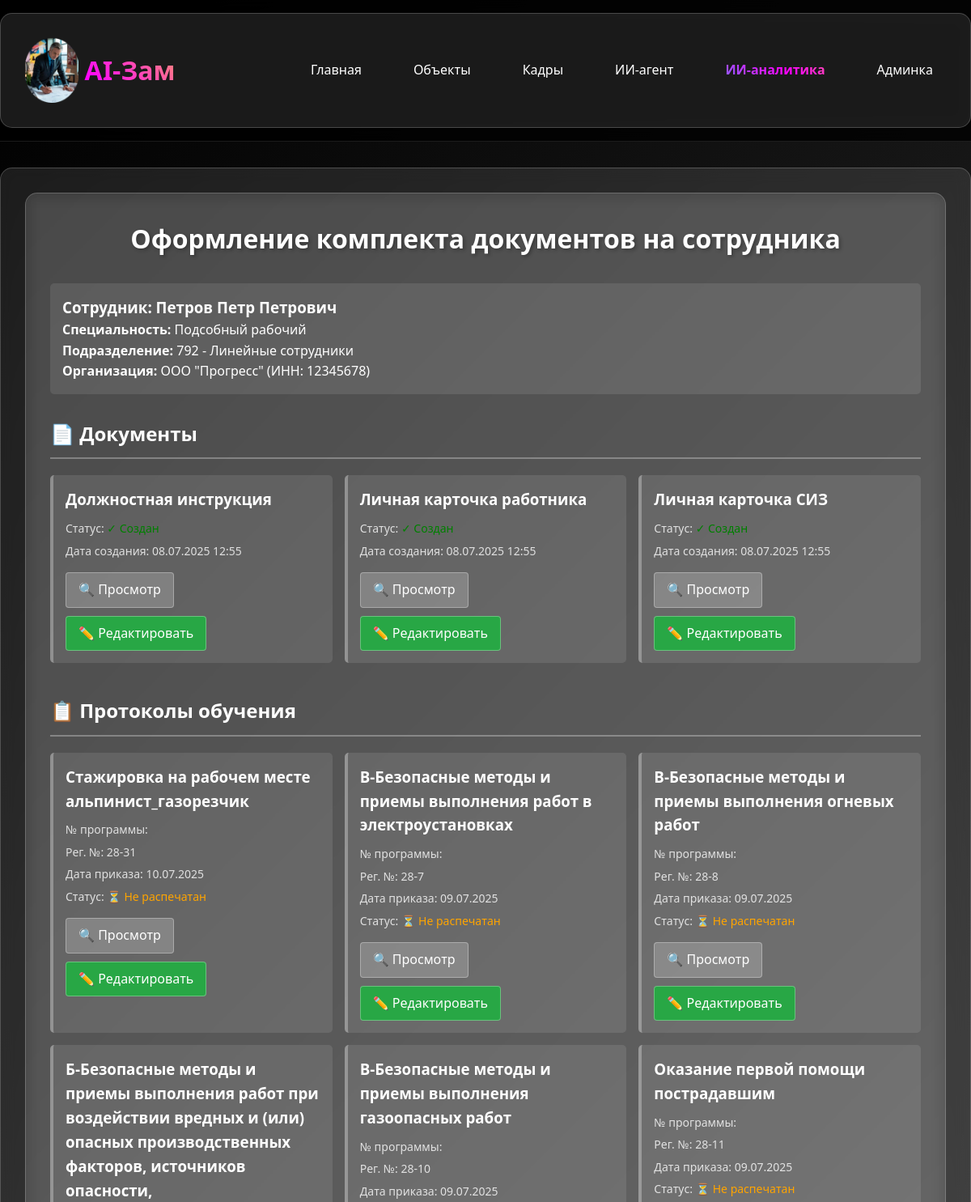
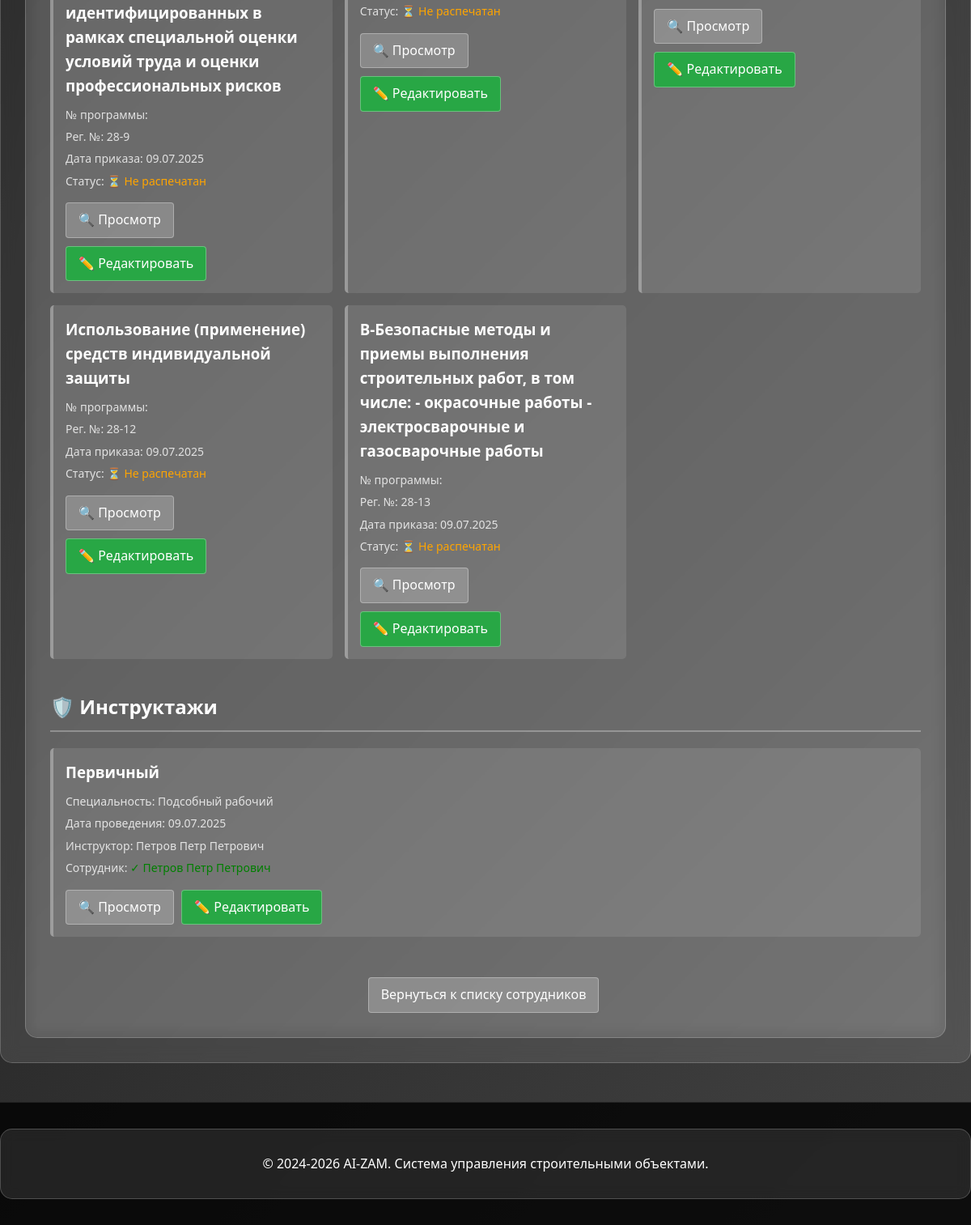
Screenshot of /sotrudniki/28/documents/ with the database file from the repository (2 pictures, top to bottom).
### sotrudniki/models.py (models this page shows, shortened)
class Sotrudnik(models.Model):
    POL_CHOICES = [
        ('мужской', 'Мужской'),
        ('женский', 'Женский'),
    ]
    organizaciya = models.ForeignKey(
        Organizaciya,
        on_delete=models.CASCADE,
        verbose_name="Организация",
        related_name="sotrudniki",
        null=True,
        blank=True
    )
    fio = models.CharField(max_length=300, verbose_name="ФИО")
    data_rozhdeniya = models.DateField(verbose_name="Дата рождения")
    pol = models.CharField(
        max_length=10,
        choices=POL_CHOICES,
        verbose_name="Пол",
        null=True,
        blank=True
    )
    razmer_odezhdy = models.CharField(
        max_length=10,
        default="50-52",
        verbose_name="Размер одежды"
    )
    razmer_obuvi = models.CharField(
        max_length=5,
        default="43",
        verbose_name="Размер обуви"
    )
    razmer_golovnogo_ubora = models.CharField(
        max_length=5,
        default="55",
        verbose_name="Размер головного убора"
    )
    specialnost = models.ForeignKey(
        Specialnost,
        on_delete=models.SET_NULL,
        null=True,
        blank=True,
        verbose_name="Специальность"
    )
    podrazdelenie = models.ForeignKey(
        Podrazdelenie,
        on_delete=models.SET_NULL,
        null=True,
        blank=True,
        verbose_name="Подразделение"
    )
    data_priema = models.DateField(verbose_name="Дата приема")
    data_nachala_raboty = models.DateField(verbose_name="Дата начала работы")
    objekty = models.ManyToManyField(
        'object.Objekt',
        verbose_name="Объекты",
        blank=True,
        help_text="Объекты, на которых работает сотрудник"
    )
    class Meta:
        verbose_name = "Сотрудник"
        verbose_name_plural = "Сотрудники"

class Specialnost(models.Model):
    nazvanie = models.CharField(max_length=200, verbose_name="Название специальности")
    kategoriya = models.CharField(max_length=200, verbose_name="Категория", null=True, blank=True)
    class Meta:
        verbose_name = "Специальность"
        verbose_name_plural = "Специальности"
    def __str__(self):
        return self.nazvanie

class Podrazdelenie(models.Model):
    organizaciya = models.ForeignKey(
        'Organizaciya',
        on_delete=models.CASCADE,
        verbose_name="Организация",
        related_name="podrazdeleniya",
        null=True,
        blank=True
    )
    kod = models.CharField(max_length=50, unique=True, verbose_name="Код")
    nazvanie = models.CharField(max_length=200, verbose_name="Название")
    class Meta:
        verbose_name = "Подразделение"
        verbose_name_plural = "Подразделения"
    def __str__(self):
        return f"{self.kod} - {self.nazvanie}"

class Organizaciya(models.Model):
    nazvanie = models.CharField(max_length=300, verbose_name="Название")
    inn = models.CharField(max_length=12, unique=True, verbose_name="ИНН")
    ogrn = models.CharField(max_length=15, verbose_name="ОГРН", null=True, blank=True)
    adres = models.TextField(verbose_name="Адрес", null=True, blank=True)
    is_active = models.BooleanField(default=True, verbose_name="Активная")
    class Meta:
        verbose_name = "Организация"
        verbose_name_plural = "Организации"
    def __str__(self):
        return f"{self.nazvanie} (ИНН: {self.inn})"

class DokumentySotrudnika(models.Model):
    sotrudnik = models.ForeignKey(
        Sotrudnik,
        on_delete=models.CASCADE,
        verbose_name="Сотрудник",
        related_name="dokumenty"
    )
    tip_dokumenta = models.CharField(
        max_length=50,
        choices=[
            ('dolzhnostnaya', 'Должностная инструкция'),
            ('kartochka', 'Личная карточка работника'),
            ('siz', 'Личная карточка СИЗ'),
            ('riski', 'Карта оценки рисков'),
        ],
        verbose_name="Тип документа"
    )
    sozdano = models.BooleanField(default=True, verbose_name="Создано")
    data_sozdaniya = models.DateTimeField(auto_now_add=True, verbose_name="Дата создания")
    class Meta:
        verbose_name = "Документ сотрудника"
        verbose_name_plural = "Документы"
        unique_together = ['sotrudnik', 'tip_dokumenta']

class ProtokolyObucheniya(models.Model):
    sotrudnik = models.ForeignKey(
        Sotrudnik,
        on_delete=models.CASCADE,
        verbose_name="Сотрудник",
        related_name="protokoly_obucheniya"
    )
    shablon_protokola = models.ForeignKey(
        SotrudnikiShablonyProtokolov,
        on_delete=models.CASCADE,
        verbose_name="Шаблон протокола"
    )
    nomer_programmy = models.CharField(
        max_length=50,
        default="2025/AA.00-0000",
        verbose_name="№ программы"
    )
    data_prikaza = models.DateField(verbose_name="Дата приказа")
    data_protokola_dopuska = models.DateField(verbose_name="Дата протокола/приказа-допуска")
    data_dopuska_k_rabote = models.DateField(verbose_name="Дата допуска к работе")
    data_ocherednoy_proverki = models.DateField(null=True, blank=True, verbose_name="Дата очередной проверки")
    registracionnyy_nomer = models.CharField(max_length=50, verbose_name="Рег №")
    raspechatn = models.BooleanField(default=False, verbose_name="Распеч")
    class Meta:
        verbose_name = "Протокол обучения"
        verbose_name_plural = "Протоколы"
    @property
    def data_dopuska(self):
        """Алиас для data_dopuska_k_rabote для совместимости с шаблонами"""
        return self.data_dopuska_k_rabote

class SotrudnikiShablonyProtokolov(models.Model):
    kurs = models.CharField(max_length=500, verbose_name="Курс")
    specialnost = models.ManyToManyField(
        Specialnost,
        verbose_name="Специальности",
        help_text="Выберите специальности, для которых подходит этот шаблон",
        blank=True
    )
    html_file = models.FileField(
        upload_to='instruction_templates/',
        validators=[FileExtensionValidator(allowed_extensions=['html'])],
        verbose_name="HTML файл протокола",
        help_text="Загрузите HTML файл с шаблоном протокола"
    )
    class Meta:
        verbose_name = "Протоколы обучения- шаблоны"
        verbose_name_plural = "Протоколы - шаблоны "

class Instruktazhi(models.Model):
    sotrudnik = models.ForeignKey(
        Sotrudnik,
        on_delete=models.CASCADE,
        verbose_name="Сотрудник",
        related_name="instruktazhi"
    )
    instruktazh = models.ForeignKey(
        'ShablonyInstruktazhej',
        on_delete=models.CASCADE,
        verbose_name="Инструктаж"
    )
    data_provedeniya = models.DateField(verbose_name="Дата проведения")
    instruktor = models.ForeignKey(
        Sotrudnik,
        on_delete=models.CASCADE,
        verbose_name="Инструктор",
        related_name="instruktazhi_kak_instruktor"
    )
    class Meta:
        verbose_name = "Инструктаж"
        verbose_name_plural = "Инструктажи"

class ShablonyInstruktazhej(models.Model):
    TIP_CHOICES = [
        ('вводный', 'Вводный'),
        ('первичный', 'Первичный'),
        ('повторный', 'Повторный'),
        ('внеплановый', 'Внеплановый'),
        ('целевой', 'Целевой'),
    ]
    specialnost = models.ForeignKey(
        Specialnost,
        on_delete=models.CASCADE,
        verbose_name="Специальность"
    )
    tip_instruktazha = models.CharField(
        max_length=20,
        choices=TIP_CHOICES,
        verbose_name="Тип инструктажа"
    )
    html_file = models.FileField(
        upload_to='instruction_templates/',
        validators=[FileExtensionValidator(allowed_extensions=['html'])],
        verbose_name="HTML файл шаблона"
    )
    class Meta:
        verbose_name = "Инструктаж - шаблон"
        verbose_name_plural = "Инструктажи - шаблоны"

### sotrudniki/views.py (the view)
# urls.py: path('<int:pk>/documents/', views.sotrudnik_documents, name='documents'),
def sotrudnik_documents(request, pk):
    from .models import DokumentySotrudnika
    from datetime import date
    sotrudnik = get_object_or_404(Sotrudnik, pk=pk)
    if sotrudnik.specialnost and hasattr(sotrudnik.specialnost, 'shablony_dokumentov'):
        shablony = sotrudnik.specialnost.shablony_dokumentov
        doc_types = [
            ('dolzhnostnaya', shablony.dolzhnostnaya_instrukciya),
            ('kartochka', shablony.lichnaya_kartochka_rabotnika),
            ('siz', shablony.lichnaya_kartochka_siz),
            ('riski', shablony.karta_ocenki_riskov),
        ]
        for doc_type, template_file in doc_types:
            if template_file:
                DokumentySotrudnika.objects.get_or_create(
                    sotrudnik=sotrudnik,
                    tip_dokumenta=doc_type
                )
    protokoly_shablony = SotrudnikiShablonyProtokolov.objects.filter(specialnost=sotrudnik.specialnost)
    for shablon in protokoly_shablony:
        ProtokolyObucheniya.objects.get_or_create(
            sotrudnik=sotrudnik,
            shablon_protokola=shablon,
            defaults={
                'nomer_programmy': '2025/AA.00-0000',
                'data_prikaza': date.today(),
                'data_protokola_dopuska': date.today(),
                'data_dopuska_k_rabote': date.today(),
                'registracionnyy_nomer': f"{sotrudnik.id}-{shablon.id}"
            }
        )
    from datetime import date
    instruktazhi_shablony = ShablonyInstruktazhej.objects.filter(specialnost=sotrudnik.specialnost)
    for shablon in instruktazhi_shablony:
        Instruktazhi.objects.get_or_create(
            sotrudnik=sotrudnik,
            instruktazh=shablon,
            defaults={
                'data_provedeniya': date.today(),
                'instruktor': sotrudnik
            }
        )
    dokumenty = DokumentySotrudnika.objects.filter(sotrudnik=sotrudnik)
    protokoly = ProtokolyObucheniya.objects.filter(sotrudnik=sotrudnik).select_related('shablon_protokola')
    instruktazhi = Instruktazhi.objects.filter(sotrudnik=sotrudnik).select_related('instruktazh__specialnost', 'instruktor')
    context = {
        'sotrudnik': sotrudnik,
        'dokumenty': dokumenty,
        'protokoly': protokoly,
        'instruktazhi': instruktazhi,
    }
    return render(request, 'sotrudniki/documents.html', context)

### sotrudniki/templates/sotrudniki/documents.html (shortened to what this page needs)
{% extends 'base/base.html' %}
{% block content %}
    <div class="container">
        <h1>Оформление комплекта документов на сотрудника</h1>
        <div class="employee-info">
            <h3>Сотрудник: {{ sotrudnik.fio }}</h3>
            <p><strong>Специальность:</strong> {{ sotrudnik.specialnost|default:"Не указана" }}</p>
            <p><strong>Подразделение:</strong> {{ sotrudnik.podrazdelenie|default:"Не указано" }}</p>
            <p><strong>Организация:</strong> {{ sotrudnik.organizaciya|default:"Не указана" }}</p>
        </div>
        <div class="section">
            <h2>📄 Документы</h2>
            {% if dokumenty %}
                <div class="document-list">
                    {% for doc in dokumenty %}
                        <div class="document-item">
                            <h3>{{ doc.get_tip_dokumenta_display }}</h3>
                            <p>Статус:
                                {% if doc.sozdano %}
                                    <span style="color: green;">✓ Создан</span>
                                {% else %}
                                    <span style="color: red;">✗ Не создан</span>
                                {% endif %}
                            </p>
                            <p>Дата создания: {{ doc.data_sozdaniya|date:"d.m.Y H:i" }}</p>
                            <a href="/sotrudniki/{{ sotrudnik.id }}/editor/{{ doc.tip_dokumenta }}/" class="btn">🔍 Просмотр</a>
                            <a href="/sotrudniki/{{ sotrudnik.id }}/edit/{{ doc.tip_dokumenta }}/" class="btn" style="background: #28a745;">✏️ Редактировать</a>
                        </div>
                    {% endfor %}
                </div>
            {% else %}
                <div class="empty-section">
                    Нет доступных шаблонов документов для данной специальности
                </div>
            {% endif %}
        </div>
        <div class="section">
            <h2>📋 Протоколы обучения</h2>
            {% if protokoly %}
                <div class="document-list">
                    {% for protokol in protokoly %}
                        <div class="document-item">
                            <h3>{{ protokol.shablon_protokola.kurs }}</h3>
                            <p>№ программы: {{ protokol.shablon_protokola.nomer_programmy }}</p>
                            <p>Рег. №: {{ protokol.registracionnyy_nomer }}</p>
                            <p>Дата приказа: {{ protokol.data_prikaza|date:"d.m.Y" }}</p>
                            <p>Статус:
                                {% if protokol.raspechatn %}
                                    <span style="color: green;">✓ Распечатан</span>
                                {% else %}
                                    <span style="color: orange;">⏳ Не распечатан</span>
                                {% endif %}
                            </p>
                            <a href="{% url 'sotrudniki:document_editor' sotrudnik.pk 'protokol' %}?id={{ protokol.id }}" class="btn">🔍 Просмотр</a>
                            <a href="{% url 'sotrudniki:document_edit' sotrudnik.pk 'protokol' %}?id={{ protokol.id }}" class="btn" style="background: #28a745;">✏️ Редактировать</a>
                        </div>
                    {% endfor %}
                </div>
            {% else %}
                <div class="empty-section">
                    Нет доступных шаблонов протоколов для данной специальности
                </div>
            {% endif %}
        </div>
        <div class="section">
            <h2>🛡️ Инструктажи</h2>
            {% if instruktazhi %}
                <div class="document-list">
                    {% for instruktazh in instruktazhi %}
                        <div class="document-item">
                            <h3>{{ instruktazh.instruktazh.get_tip_instruktazha_display }}</h3>
                            <p>Специальность: {{ instruktazh.instruktazh.specialnost.nazvanie }}</p>
                            <p>Дата проведения: {{ instruktazh.data_provedeniya|date:"d.m.Y" }}</p>
                            <p>Инструктор: {{ instruktazh.instruktor.fio }}</p>
                            <p>Сотрудник: <span style="color: green;">✓ {{ instruktazh.sotrudnik.fio }}</span></p>
                            <a href="{% url 'sotrudniki:document_editor' sotrudnik.pk 'instruktazh' %}?id={{ instruktazh.id }}" class="btn">🔍 Просмотр</a>
                            <a href="{% url 'sotrudniki:document_edit' sotrudnik.pk 'instruktazh' %}?id={{ instruktazh.id }}" class="btn" style="background: #28a745;">✏️ Редактировать</a>
                        </div>
                    {% endfor %}
                </div>
            {% else %}
                <div class="empty-section">
                    Нет доступных инструктажей для данной специальности
                </div>
            {% endif %}
        </div>
    <div style="text-align: center; margin-top: 40px;">
        <a href="/sotrudniki/" class="btn" style="background: rgba(150, 150, 150, 0.8);">Вернуться к списку сотрудников</a>
    </div>
</div>
{% endblock %}

### rows the page displays
Sotrudnik: fio "Петров Петр Петрович", specialnost "Подсобный рабочий", podrazdelenie "792 - Линейные сотрудники", organizaciya "ООО \"Прогресс\" (ИНН: 12345678)"
DokumentySotrudnika: tip_dokumenta "Должностная инструкция", sozdano "✓ Создан", data_sozdaniya "08.07.2025 12:55"
DokumentySotrudnika: tip_dokumenta "Личная карточка работника", sozdano "✓ Создан", data_sozdaniya "08.07.2025 12:55"
DokumentySotrudnika: tip_dokumenta "Личная карточка СИЗ", sozdano "✓ Создан", data_sozdaniya "08.07.2025 12:55"
ProtokolyObucheniya: shablon_protokola.kurs "Стажировка на рабочем месте альпинист_газорезчик", registracionnyy_nomer "28-31", data_prikaza "10.07.2025", raspechatn "⏳ Не распечатан"
ProtokolyObucheniya: shablon_protokola.kurs "В-Безопасные методы и приемы выполнения работ в электроустановках", registracionnyy_nomer "28-7", data_prikaza "09.07.2025", raspechatn "⏳ Не распечатан"
ProtokolyObucheniya: shablon_protokola.kurs "В-Безопасные методы и приемы выполнения огневых работ", registracionnyy_nomer "28-8", data_prikaza "09.07.2025", raspechatn "⏳ Не распечатан"
ProtokolyObucheniya: shablon_protokola.kurs "Б-Безопасные методы и приемы выполнения работ при воздействии вредных и (или) опасных производственных факторов, источников опасности, идентифицированных в рамках специальной оценки условий труда и оценки профессиональных рисков", registracionnyy_nomer "28-9", data_prikaza "09.07.2025", raspechatn "⏳ Не распечатан"
ProtokolyObucheniya: shablon_protokola.kurs "В-Безопасные методы и приемы выполнения газоопасных работ", registracionnyy_nomer "28-10", data_prikaza "09.07.2025", raspechatn "⏳ Не распечатан"
ProtokolyObucheniya: shablon_protokola.kurs "Оказание первой помощи пострадавшим", registracionnyy_nomer "28-11", data_prikaza "09.07.2025", raspechatn "⏳ Не распечатан"
ProtokolyObucheniya: shablon_protokola.kurs "Использование (применение) средств индивидуальной защиты", registracionnyy_nomer "28-12", data_prikaza "09.07.2025", raspechatn "⏳ Не распечатан"
ProtokolyObucheniya: shablon_protokola.kurs "В-Безопасные методы и приемы выполнения строительных работ, в том числе: - окрасочные работы - электросварочные и газосварочные работы", registracionnyy_nomer "28-13", data_prikaza "09.07.2025", raspechatn "⏳ Не распечатан"
Instruktazhi: instruktazh.tip_instruktazha "Первичный", instruktazh.specialnost.nazvanie "Подсобный рабочий", data_provedeniya "09.07.2025", instruktor.fio "Петров Петр Петрович", sotrudnik.fio "Петров Петр Петрович"
